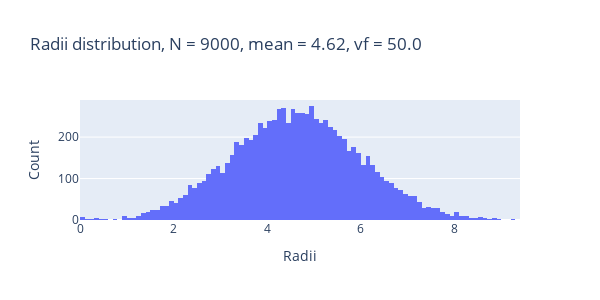

Write notebook code for a chart like this one.
### Code cell
bal.show_radii_distribution()

### Figure 1 — Plotly figure (JSON) as saved in the notebook; plotly's stock layout.template omitted (floating-point values rounded to 4 significant figures; data arrays with more than 128 entries replaced by an {"elided": "..."} marker saying what was removed)
{"data": [{"nbinsx": 100, "type": "histogram", "x": {"elided": "9000 float values"}}], "layout": {"height": 300, "title": {"text": "Radii distribution, N = 9000, mean = 4.62, vf = 50.0"}, "width": 600, "xaxis": {"title": {"text": "Radii"}}, "yaxis": {"title": {"text": "Count"}}}}
